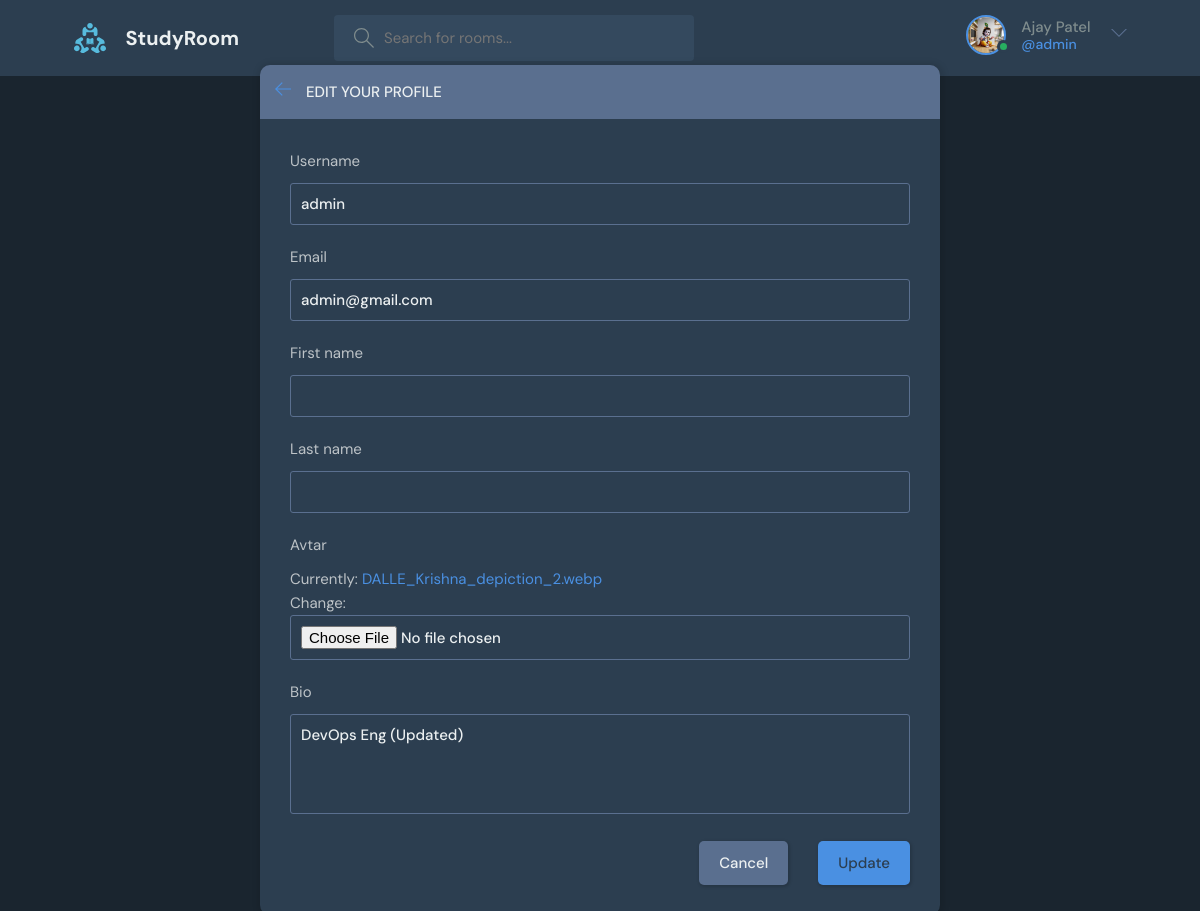
The page /update-user/ (signed in) on the database its author committed.
### base/models.py (models this page shows)
class User(AbstractUser):
    name = models.CharField(max_length=200, null=True)
    email = models.EmailField(unique=True, null=True)
    bio = models.TextField(null=True)
    avtar = models.ImageField(null=True, default="avatar.svg")
    USERNAME_FIELD = "email"
    REQUIRED_FIELDS = []

### base/views.py (the view, shortened to what this page needs)
# urls.py: path("update-user/", views.updateUser, name="update-user"),
@login_required(login_url="login")
def updateUser(request):
    user = request.user
    form = UserForm(instance=user)
    context = {"form": form}
    return render(request, "base/update-user.html", context)

### base/forms.py
class UserForm(ModelForm):
    class Meta:
        model = User
        fields = ("username", "email", "first_name", "last_name", "avtar", "bio")

### base/templates/base/update-user.html
{% extends "main.html" %} {% block content %}
<main class="update-account layout">
  <div class="container">
    <div class="layout__box">
      <div class="layout__boxHeader">
        <div class="layout__boxTitle">
          <a href="{% url 'home' %}">
            <svg
              version="1.1"
              xmlns="http://www.w3.org/2000/svg"
              width="32"
              height="32"
              viewBox="0 0 32 32"
            >
              <title>arrow-left</title>
              <path
                d="M13.723 2.286l-13.723 13.714 13.719 13.714 1.616-1.611-10.96-10.96h27.625v-2.286h-27.625l10.965-10.965-1.616-1.607z"
              ></path>
            </svg>
          </a>
          <h3>Edit your profile</h3>
        </div>
      </div>
      <div class="layout__body">
        <form
          class="form"
          action=""
          method="POST"
          enctype="multipart/form-data"
        >
          {% csrf_token %} {% for field in form %}
          <div class="form__group">
            <label for="profile_pic">{{field.label}}</label>
            {{field}}
          </div>
          {% endfor %}
          <div class="form__action">
            <a class="btn btn--dark" href="{% url 'home' %}">Cancel</a>
            <button class="btn btn--main" type="submit">Update</button>
          </div>
        </form>
      </div>
    </div>
  </div>
</main>
{% endblock content %}

### templates/navbar.html (shortened to what this page needs)
{% load static %}
<header class="header header--loggedIn">
  <div class="container">
    <a href="{% url 'home'%}" class="header__logo">
      <img src="{% static 'images/logo.svg' %}" />
      <h1>StudyRoom</h1>
    </a>
    <form class="header__search" action={% url 'home'%} method="GET">
      <label>
        <input  name="q" placeholder="Search for rooms..." />
      </label>
    </form>
    <nav class="header__menu">
      {% if request.user.is_authenticated %}
      <div class="header__user">
        <a href="{% url 'user-profile' request.user.id %}">
          <div class="avatar avatar--medium active">
            <img src="{{ request.user.avtar.url }}" />
          </div>
          <p>{{user.name}} <span>@{{user.username}}</span></p>
        </a>
        <button class="dropdown-button">
          <svg
            version="1.1"
            xmlns="http://www.w3.org/2000/svg"
            width="32"
            height="32"
            viewBox="0 0 32 32"
          >
            <title>chevron-down</title>
            <path d="M16 21l-13-13h-3l16 16 16-16h-3l-13 13z"></path>
          </svg>
        </button>
      </div>
        {% endif %}
    </nav>
  </div>
</header>

### rows shown on the page
User: user.avtar (picture), name "Ajay Patel", username "admin", form "admin" "admin@gmail.com" "DevOps Eng (Updated)"

### other values the page prints
{{ field.label }} "Username" "Email" "First name" "Last name" "Avtar" "Bio"
